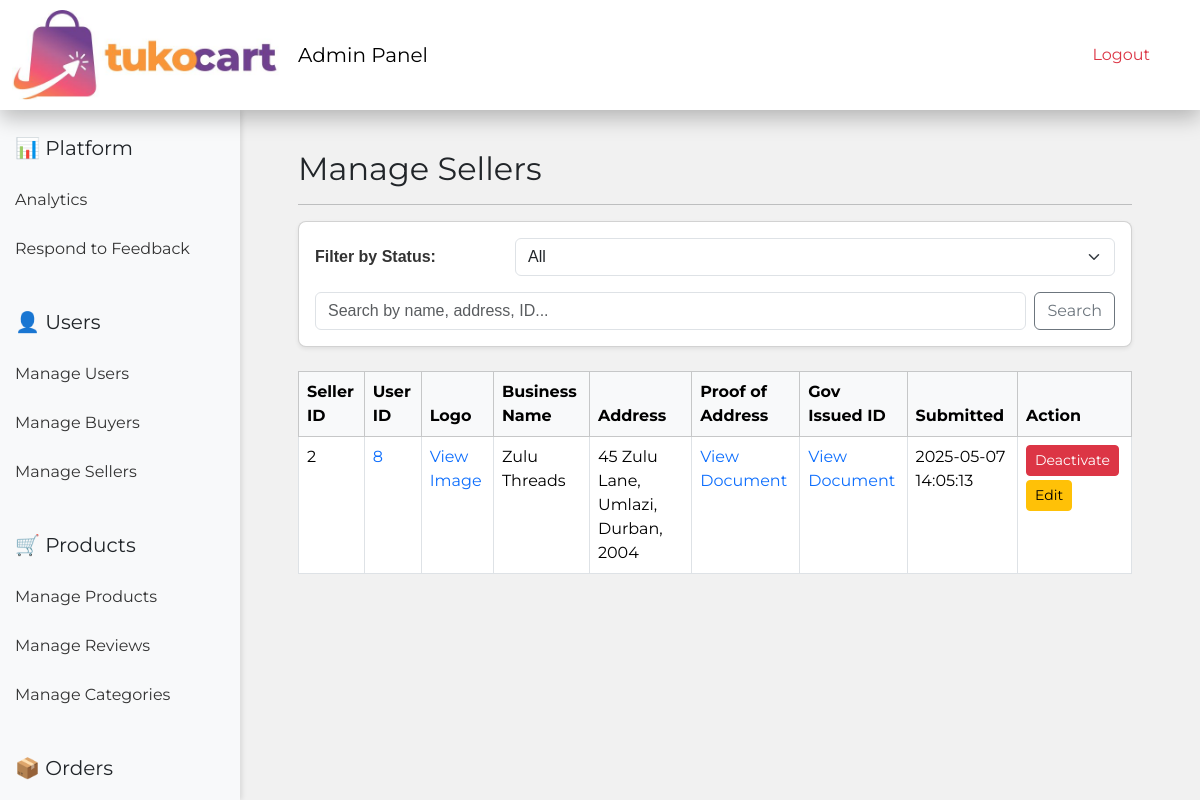
Screenshot of /pages/admin/manage_sellers.php?sellerID=2 (signed in) with the database file from the repository.
### tables this page shows
CREATE TABLE `sellers` (
  `sellerID` int(11) NOT NULL,
  `userID` int(11) NOT NULL,
  `businessName` varchar(100) DEFAULT NULL,
  `payDetails` varchar(25) DEFAULT NULL,
  `businessDescript` varchar(244) DEFAULT NULL,
  `totalSales` decimal(10,2) DEFAULT 0.00,
  `rating` float DEFAULT 0,
  `imagePath` varchar(244) DEFAULT NULL,
  `pickupAddress` varchar(40) DEFAULT NULL,
  `city` varchar(40) DEFAULT NULL,
  `status` enum('accepted','rejected','resubmit','pending','inactive') NOT NULL DEFAULT 'pending',
  `postalcode` varchar(4) DEFAULT NULL,
  `poa` varchar(255) DEFAULT NULL,
  `giid` varchar(255) DEFAULT NULL,
  `createdAt` timestamp NOT NULL DEFAULT current_timestamp()
);

### pages/admin/manage_sellers.php (the view, shortened to what this page needs)
<?php
include '../db.php';
$status = $_GET['status'] ?? 'all';
$search = $_GET['search'] ?? '';
function renderSellersTable($conn, $status, $search = '')
{
    if (isset($_GET['userID'])) {
        $userID = intval($_GET['userID']);
        $stmt = $conn->prepare("SELECT * FROM sellers WHERE userID = ?");
        $stmt->bind_param("i", $userID);
    } elseif (isset($_GET['sellerID'])) {
        $sellerID = intval($_GET['sellerID']);
        $stmt = $conn->prepare("SELECT * FROM sellers WHERE sellerID = ?");
        $stmt->bind_param("i", $sellerID);
    }
        $stmt->execute();
        $result = $stmt->get_result();
    $html = '';
    if ($result->num_rows === 0) {
        $html .= '<tr><td colspan="8" class="text-center">No sellers found for this status.</td></tr>';
    } else {
        while ($row = $result->fetch_assoc()) {
            $html .= '<tr>
            <td>' . $row['sellerID'] . '</td>
            <td class="userID">
                <a href="manage_users.php?userID=' . $row['userID'] . '">
                    ' . $row['userID'] . '
                </a>
            </td>
            <td>
                <a href="#" data-bs-toggle="modal" data-bs-target="#imageModal' . $row['sellerID'] . '">
                    View Image
                </a>
                <div class="modal fade" id="imageModal' . $row['sellerID'] . '" tabindex="-1" aria-labelledby="imageModalLabel' . $row['sellerID'] . '" aria-hidden="true">
                    <div class="modal-dialog modal-dialog-centered">
                        <div class="modal-content">
                            <div class="modal-header">
                                <h5 class="modal-title" id="imageModalLabel' . $row['sellerID'] . '">Seller Logo</h5>
                                <button type="button" class="btn-close" data-bs-dismiss="modal" aria-label="Close"></button>
                            </div>
                            <div class="modal-body text-center">
                                <img src="../uploads/' . htmlspecialchars($row['imagePath']) . '" alt="Seller Logo" class="img-fluid">
                            </div>
                        </div>
                    </div>
                </div>
            </td>
            <td>' . htmlspecialchars($row['businessName']) . '</td>
            <td>' . htmlspecialchars($row['pickupAddress']) . ', ' . htmlspecialchars($row['city']) . ', ' . htmlspecialchars((string) $row['postalcode']) . '</td>
            <td><a href="../uploads/' . htmlspecialchars($row['poa']) . '" target="_blank">View Document</a></td>
            <td><a href="../uploads/' . htmlspecialchars($row['giid']) . '" target="_blank">View Document</a></td>
            <td>' . htmlspecialchars($row['createdAt']) . '</td>
            <td>';
            if ($row['status'] === 'pending') {
                $html .= '
                <form method="POST" action="manage_sellers.php" style="display:inline;">
                    <input type="hidden" name="sellerID" value="' . $row['sellerID'] . '">
                    <button class="btn btn-success btn-sm" name="action" value="accept"
                    onclick="return confirm(\"Are you sure you want to acccpt this seller application?\");">Accept</button>
                </form>
                <form method="POST" action="manage_sellers.php" style="display:inline;">
                    <input type="hidden" name="sellerID" value="' . $row['sellerID'] . '">
                    <button class="btn btn-danger btn-sm" name="action" value="reject"
                    onclick="return confirm(\"Are you sure you want to reject this seller application?\");">Reject</button>
                </form>';
            } elseif ($row['status'] === 'accepted') {
                $html .= '
                <form method="POST" action="manage_sellers.php" style="display:inline;">
                    <input type="hidden" name="sellerID" value="' . $row['sellerID'] . '">
                    <button class="btn btn-danger btn-sm" name="action" value="reject"
                    onclick="return confirm(\"Are you sure you want to deactivate this seller?\");">Deactivate</button>
                </form>';
            }
            $html .= '
            <button class="btn btn-warning btn-sm editSellerBtn mt-1"
                data-seller-id="' . $row['sellerID'] . '"
                data-business-name="' . htmlspecialchars($row['businessName']) . '"
                data-pickup-address="' . htmlspecialchars($row['pickupAddress']) . '"
                data-city="' . htmlspecialchars($row['city']) . '"
                data-postal-code="' . htmlspecialchars($row['postalcode']) . '"
                data-status="' . $row['status'] . '"
            >
                Edit
            </button>
            </td></tr>';
        }
        return $html;
    }
}
?>
<!DOCTYPE html>
<html lang="en">
<head>
    <link rel="stylesheet" href="https://cdn.jsdelivr.net/npm/bootstrap@5.3.5/dist/css/bootstrap.min.css">
    <link rel="stylesheet" href="../assets/css/theme.css">
    <link rel="stylesheet" href="../assets/css/styleaccount.css">
</head>
<body>
    <?php include 'admin_nav.php'; ?>
    <div class="d-flex">
        <?php include 'sidebar.php'; ?>
        <div class="content-wrapper">
            <div id="dynamic-content" class="mt-4">
                <div class="container mt-4">
                    <h3>Manage Sellers</h3>
                    <hr>
                    <div class="card p-3 mb-4 shadow-sm rounded-3">
                        <form method="GET" class="row g-3 align-items-center">
                              <div class="d-flex">
                                <label for="status" class="col-form-label fw-semibold col-md-3">Filter by Status:</label>
                                <select id="status" name="status" class="form-select"
                                    onchange="this.form.submit()">
                                    <option value="all" <?= (($_GET['status'] ?? '') === 'all') ? 'selected' : '' ?>>All</option>
                                </select>
                            </div>
                            <div class="d-flex">
                                <input type="text" name="search" value="<?= htmlspecialchars($search) ?>" class="form-control me-2" placeholder="Search by name, address, ID...">
                                <button type="submit" class="btn btn-outline-secondary">Search</button>
                            </div>
                        </form>
                    </div>
                <table class="table table-bordered table-hover mt-3">
                    <thead class="table-light">
                        <tr>
                            <th>Seller ID</th>
                            <th>User ID</th>
                            <th>Logo</th>
                            <th>Business Name</th>
                            <th>Address</th>
                            <th>Proof of Address</th>
                            <th>Gov Issued ID</th>
                            <th>Submitted</th>
                            <th>Action</th>
                        </tr>
                    </thead>
                    <tbody>
                       <?= renderSellersTable($conn, $status, $search); ?>
                    </tbody>
                </table>
                </div>
            </div>
        </div>
    </div>
</body>
</html>

### pages/assets/css/theme.css (style rules this page uses)
* { margin: 0; padding: 0; box-sizing: border-box; }
body { background-color: #f1f1f1; background-position: 0 0; background-size: cover; font-family: 'Montserrat', Arial, Helvetica, sans-serif; padding-top: 110px; }
h1, h2, h3, h5 { font-family: 'Montserrat', Arial, Helvetica, sans-serif; font-weight: 400; padding-bottom: 6px; }
h3 { font-size: 32px; padding-bottom: 0; }
p, input, label, textarea, select { font-family: Arial, sans-serif; font-size: 16px; color: #333; }
a { text-decoration: none; }

### pages/assets/css/styleaccount.css (style rules this page uses)
.content-wrapper { margin-left: 270px; margin-right: 40px; flex: 1; min-width: 0; padding: 1rem; border-radius: 0.5rem; }

### rows the page displays
sellers: sellerID "2", userID "8", businessName "Zulu Threads", pickupAddress "45 Zulu Lane, Umlazi", city "Durban", postalcode "2004", createdAt "2025-05-07 14:05:13"
